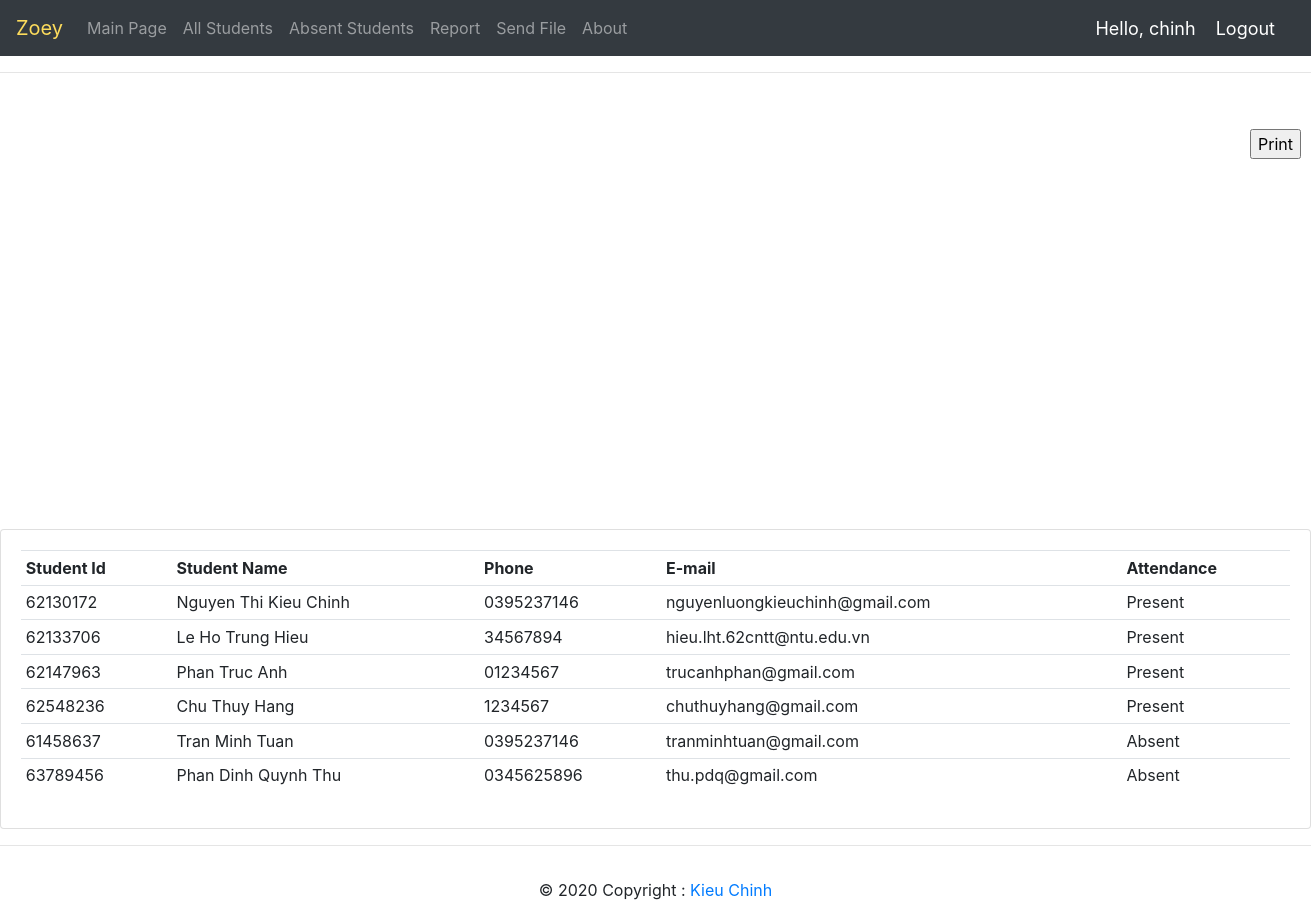
The app's page /report/ (signed in) with its own data.
### face_rec/models.py (models this page shows, shortened)
class student_profile(models.Model):
    user=models.OneToOneField(User,null=True,blank=True,on_delete=models.CASCADE)
    student_id = models.CharField(primary_key=True,max_length=20)
    name = models.CharField(max_length=50)
    address = models.CharField(max_length = 100)
    phone = models.CharField(max_length =  50)
    email = models.CharField(max_length = 50)
    description = models.CharField(max_length = 200)
    mark = (
            ('Absent', 'Absent'),
            ('Present', 'Present'),
            )
    attendance = models.CharField(max_length=20,default='Absent', choices=mark)
    profile_pic=models.ImageField(default="static/images/nobody.jpg")

### face_rec/decorators.py (the view)
		def wrapper_func(request,*args,**kwargs):
			group=None
			if request.user.groups.exists():
				group=request.user.groups.all()[0].name
			if group in allowed_roles:
				return view_func(request,*args,**kwargs)
			else:
				return HttpResponse('You are Not Authorized To View This Page')

### face_rec/views.py (called while the page is built)
@login_required(login_url='login')
@allowed_users(allowed_roles=['teacher','admin'])
def report(request):
    student=student_profile.objects.all()
    total_students_present=student_profile.objects.filter(attendance='Present').count()
    total_students=student_profile.objects.count()
    ts = time.time()
    date = datetime.datetime.fromtimestamp(ts).strftime('%Y-%M-%d')
    timeStamp = datetime.datetime.fromtimestamp(ts).strftime('%H:%M:%S')
    context={'student':student,'total_students':total_students,'total_students_present':total_students_present,'date':date,'time':timeStamp}
    return render(request,'face_rec/report.html',context)

### face_rec/templates/face_rec/report.html (shortened to what this page needs)
{% extends 'face_rec/main.html' %}
{% block content %}
<head>
</head>
<body>
<input type="button" onclick="printDiv('printableArea')" value="Print" style="margin-left:1250px;margin-top:40px"/>
<div id="chartContainer" style="height: 370px; max-width: 920px; margin: 0px auto;"></div>
<div class="row">
    <div class="col-md">
        <div class="card card-body">
            <table class="table table-sm">
                <tr>
                    <th>Student Id</th>
                    <th>Student Name</th>
                    <th>Phone</th>
                    <th>E-mail</th>
                    <th>Attendance</th>
                </tr>
                {% for students in student %}
                    <tr>
                        <td>{{students.student_id}}</td>
                        <td>{{students.name}}</td>
                        <td>{{students.phone}}</td>
                        <td>{{students.email}}</td>
                        <td>{{students.attendance}}</td>
                    </tr>
                {% endfor %}
            </table>
        </div>
    </div>
</div>
</body>
{% endblock %}

### face_rec/templates/face_rec/main.html (shortened to what this page needs)
<!DOCTYPE html>
<html>
<head>
	<link rel="stylesheet" href="https://stackpath.bootstrapcdn.com/bootstrap/4.4.1/css/bootstrap.min.css">
</head>
<body>
	{% include 'face_rec/navbar.html' %}
	<hr>
	{% block content %}
	{% endblock %}
    <hr>
    {% include 'face_rec/footer.html' %}
</body>
</html>

### face_rec/templates/face_rec/navbar.html (shortened to what this page needs)
{% load static %}
<nav class="navbar navbar-expand-lg navbar-dark bg-dark">
  	<a class="navbar-brand" href="#" id="logo">Zoey</a>
  	<div class="collapse navbar-collapse" id="navbarNav">
    	<ul class="navbar-nav">
      		<li class="nav-item">
        		<a class="nav-link" href="{% url 'home' %}">Main Page</a>
      		</li>
      		<li class="nav-item">
        		<a class="nav-link" href="{% url 'all_students' %}">All Students</a>
      		</li>
          <li class="nav-item">
            <a class="nav-link" href="{% url 'absent_students' %}">Absent Students</a>
          </li>
          <li class="nav-item">
            <a class="nav-link" href="{% url 'report' %}">Report</a>
          </li>
          <li class="nav-item">
            <a class="nav-link" href="{% url 'send_file' %}">Send File</a>
          </li>
          <li class="nav-item">
            <a class="nav-link" href="{% url 'about' %}">About</a>
          </li>
    	</ul>
  	</div>
  <span class="hello-msg">Hello, {{request.user}}</span>
  <span><a class="hello-msg" href="{% url 'logout' %}">  Logout</a></span>
</nav>

### face_rec/templates/face_rec/footer.html
<footer class="page-footer font-small blue">
    <div class="footer-copyright text-center py-3">© 2020 Copyright :
        <a href="{% url 'about' %}"> Kieu Chinh</a>
    </div>
</footer>

### face_rec/templates/face_rec/main.html (style rules this page uses)
#logo { color:#fddc5c; }
body { background-color: #ebeff5; }

### face_rec/templates/face_rec/navbar.html (style rules this page uses)
.hello-msg { font-size:18px; color:#fff; margin-right:20px; }

### records on screen
student_profile: student_id "62130172", name "Nguyen Thi Kieu Chinh", phone "0395237146", email "nguyenluongkieuchinh@gmail.com", attendance "Present"
student_profile: student_id "62133706", name "Le Ho Trung Hieu", phone "34567894", email "hieu.lht.62cntt@ntu.edu.vn", attendance "Present"
student_profile: student_id "62147963", name "Phan Truc Anh", phone "01234567", email "trucanhphan@gmail.com", attendance "Present"
student_profile: student_id "62548236", name "Chu Thuy Hang", phone "1234567", email "chuthuyhang@gmail.com", attendance "Present"
student_profile: student_id "61458637", name "Tran Minh Tuan", phone "0395237146", email "tranminhtuan@gmail.com", attendance "Absent"
student_profile: student_id "63789456", name "Phan Dinh Quynh Thu", phone "0345625896", email "thu.pdq@gmail.com", attendance "Absent"

### other values on screen
{{ request.user }} "chinh"
